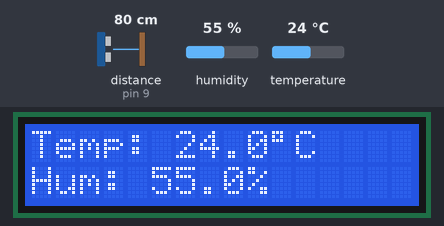
This sketch was run on a simulated Arduino Uno, built with avr-gcc and run on an emulated ATmega328P. Shown: 16×2 character LCD. Wiring (inferred from the names in the program): ultrasonic range finder: trigger pin 8; echo pin 9. Inputs (shaded band) come from the test bench; at power-on: distance to the obstacle (sensor on pin 9) 80 cm, humidity 55 %, temperature 24 °C. The echo pulse lasts 58.3 µs per cm.

Above: at 2.7 s.
2.8 s: distance to the obstacle (sensor on pin 9) set to 2 cm
At 8.4 s:
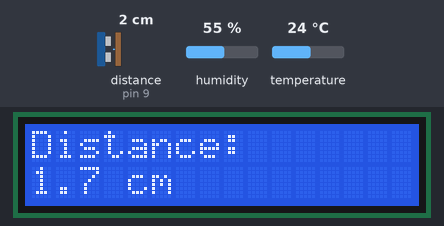
12.2 s: humidity set to 22 %
At 14.1 s:
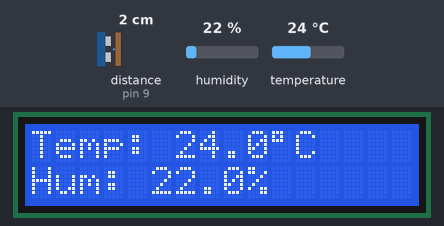
17.2 s: temperature set to 12 °C
At 18.4 s:
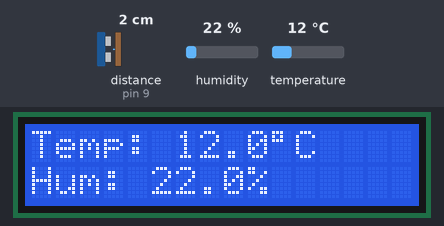
22.2 s: distance to the obstacle (sensor on pin 9) set to 4 cm
At 28.8 s:
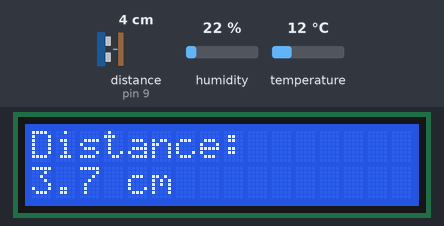
31.3 s: humidity set to 40 %
At 34.5 s:
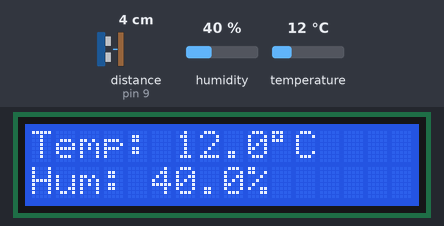
37.3 s: distance to the obstacle (sensor on pin 9) set to 9 cm
At 40.5 s:
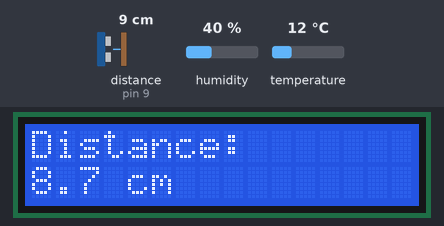
Timing chart, 0 to 42.0 s (numbered marks = the images above; inputs shaded):
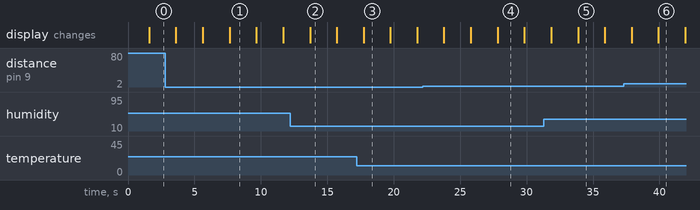

Measured:
- after the input at 2.8 s, the display: first differs from a run without the input after 4.8 s (image 1)
- after the input at 17.2 s, the display: changes after 0.54 s (image 3)
- after the input at 22.2 s, the display: first differs from a run without the input after 5.6 s (image 4)
- after the input at 31.3 s, the display: first differs from a run without the input after 2.6 s (image 5)
- after the input at 37.3 s, the display: first differs from a run without the input after 2.6 s (image 6)
- what the display in image 1 shows lasts 2.1 s, from 7.6 s to 9.7 s

The sketch:

Ultrasonic_Distance_dh11_lcd.ino
```cpp
#include <LiquidCrystal.h>
#include <DHT.h>

#define DHTPIN 7
#define DHTTYPE DHT11

#define TRIG_PIN 8
#define ECHO_PIN 9

DHT dht(DHTPIN, DHTTYPE);
LiquidCrystal lcd(12, 11, 5, 4, 3, 2);

void setup() {
  lcd.begin(16, 2);
  dht.begin();

  pinMode(TRIG_PIN, OUTPUT);
  pinMode(ECHO_PIN, INPUT);

  lcd.print("Starting...");
  delay(1500);
  lcd.clear();
}

void loop() {

  float temperature = dht.readTemperature();
  float humidity = dht.readHumidity();

  // Distance
  digitalWrite(TRIG_PIN, LOW);
  delayMicroseconds(2);

  digitalWrite(TRIG_PIN, HIGH);
  delayMicroseconds(10);

  digitalWrite(TRIG_PIN, LOW);

  long duration = pulseIn(ECHO_PIN, HIGH, 30000);

  float distance = duration * 0.0343 / 2;

  // Temperature + Humidity
  lcd.clear();

  lcd.setCursor(0, 0);
  lcd.print("Temp: ");
  lcd.print(temperature, 1);
  lcd.write(223);
  lcd.print("C");

  lcd.setCursor(0, 1);
  lcd.print("Hum: ");
  lcd.print(humidity, 1);
  lcd.print("%");

  delay(2000);

  // Distance
  lcd.clear();

  lcd.setCursor(0, 0);
  lcd.print("Distance:");

  lcd.setCursor(0, 1);

  if (duration == 0) {
    lcd.print("No Echo");
  } else {
    lcd.print(distance, 1);
    lcd.print(" cm");
  }

  delay(2000);
}
```
